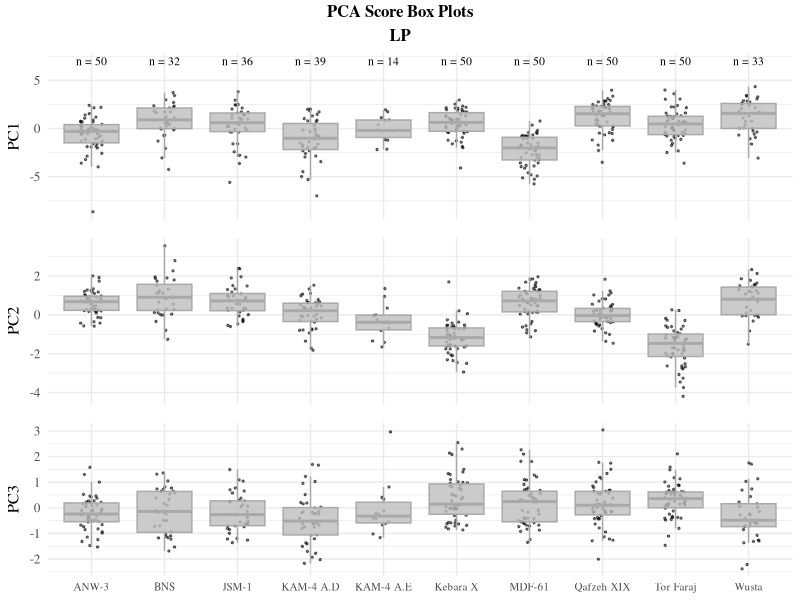
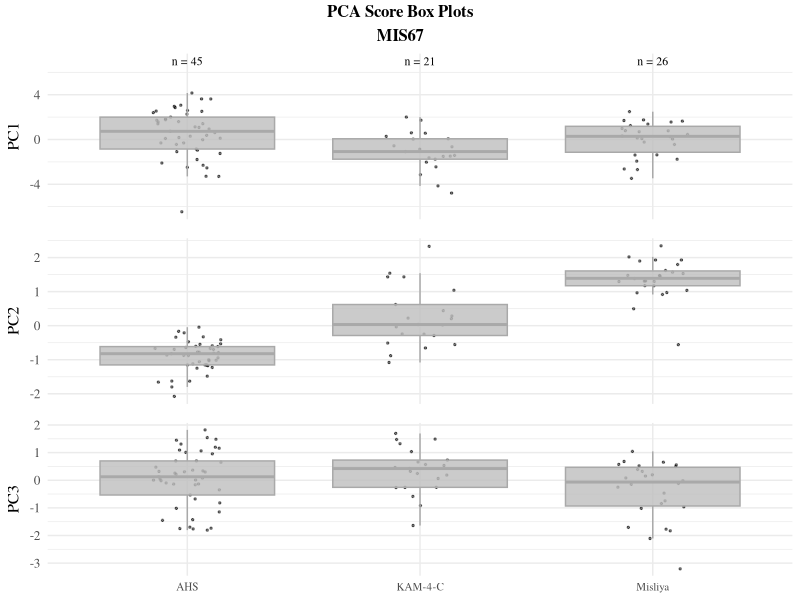
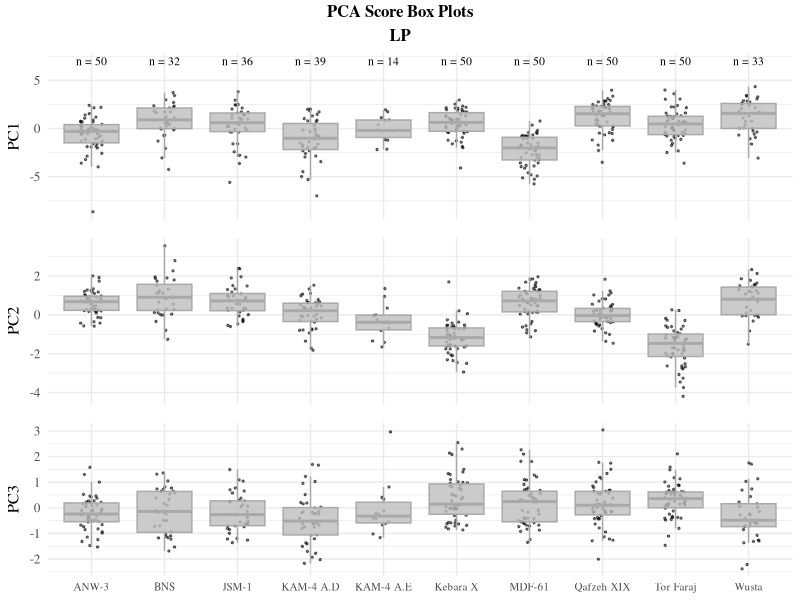
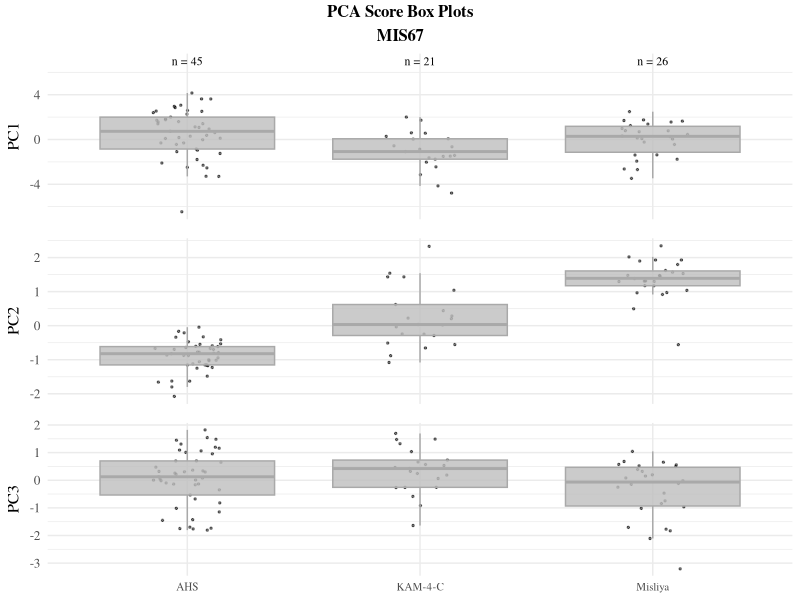

Write the R code that produced these figures, in order.
## ---- chunk 1
library(psych)
library(ggplot2)
library(ggpubr)
## ---- chunk 2
LP <- read.csv(file="./LP_corrected.csv")
MIS67 <- read.csv(file="./MIS67.csv")
## ---- chunk 3
head(LP)
## ---- chunk 4
head(MIS67)
## ---- chunk 5
sample_size_period <- cbind(c("LP","MIS67"),c(dim(LP)[1],dim(MIS67)[1]))
sample_size_period
## ---- chunk 6
assemblage_n <- table(LP$Assemblage)
sample_size_assemblage <- data.frame(Assemblage = names(assemblage_n),
                                n = as.numeric(assemblage_n),
                                period = "LP")
assemblage_n <- table(MIS67$Assemblage)
sample_size_assemblage <- rbind(sample_size_assemblage,
                            data.frame(Assemblage = names(assemblage_n),
                                        n = as.numeric(assemblage_n),
                                        period = "MIS67"))
sample_size_assemblage
## ---- chunk 7
KMO(MIS67[,c(3:10)])

KMO(LP[,c(3:10)])
## ---- chunk 8
cortest.bartlett(MIS67[,c(3:10)])

cortest.bartlett(LP[,c(3:10)])
## ---- chunk 9
pca_MIS67 <- prcomp(
                x = MIS67[,c(3:10)],
                retx = T,
                center = T,
                scale = T)

pca_LP <- prcomp(
            x = LP[,c(3:10)],
            retx = T,
            center = T,
            scale = T)
## ---- chunk 10
pca_MIS67

pca_LP
## ---- chunk 11
LP_scores <- cbind(
                LP[,c(1:2)],
                pca_LP$x)

MIS67_scores <- cbind(
                    MIS67[,c(1:2)],
                    pca_MIS67$x)
## ---- chunk 12
sample_name <- "LP"

sample_sizes_LP <- subset(sample_size_assemblage, period == "LP")
sample_sizes_LP$label <- paste("n = ",sample_sizes_LP$n,sep="")

p1 <- ggplot(
        data = get(paste(sample_name,"_scores",sep="")),
        mapping = aes(Assemblage, PC1, group = Assemblage)) +
        geom_jitter(width = 0.15,
                      height = 0,
                      alpha = 0.5,
                      size = 0.5) +
        geom_boxplot(colour = "darkgrey",
                    fill = "grey",
                    alpha = 0.8,
                    outlier.shape = NA) +
        geom_text(data = sample_sizes_LP,
            mapping = aes(x = 1:10, y = 7, label = label),
            size = 3,
            family = "Times") +
        theme_minimal() +
        theme(text = element_text(family="Times", size=12),
            plot.title = element_text(face="bold",hjust=0.5,size=15),
            axis.text.x = element_blank(),
            axis.title.x = element_blank())

p2 <- ggplot(
        data = get(paste(sample_name,"_scores",sep="")),
        mapping = aes(Assemblage, PC2, group = Assemblage)) +
        geom_jitter(width = 0.15,
                      height = 0,
                      alpha = 0.5,
                      size = 0.5) +
        geom_boxplot(colour = "darkgrey",
                      fill = "grey",
                      alpha = 0.8,
                      outlier.shape = NA) +
        theme_minimal() +
        theme(text = element_text(family="Times", size=12),
            plot.title = element_text(face="bold",hjust=0.5,size=15),
            axis.text.x = element_blank(),
            axis.title.x = element_blank())

p3 <- ggplot(
        data = get(paste(sample_name,"_scores",sep="")),
        mapping = aes(Assemblage, PC3, group = Assemblage)) +
        geom_jitter(width = 0.15,
                      height = 0,
                      alpha = 0.5,
                      size = 0.5) +
        geom_boxplot(colour = "darkgrey",
                      fill = "grey",
                      alpha = 0.8,
                      outlier.shape = NA) +
        theme_minimal() +
        theme(text = element_text(family="Times", size=12),
            plot.title = element_text(face="bold",hjust=0.5,size=15),
            axis.text.x = element_text(size=8),
            axis.title.x = element_blank())

fig <- ggarrange(p1,p2,p3,
            ncol=1,
            nrow=3,
            align="v")

annotate_figure(fig,
               top = text_grob("PCA Score Box Plots\nLP",
                                 family="Times",
                                 face="bold"),
               fig.lab.pos = "top")

ggsave(filename="./pca_LP_box.pdf",device="pdf")
## ---- chunk 13
sample_name <- "MIS67"

sample_sizes_MIS67 <- subset(sample_size_assemblage, period == "MIS67")
sample_sizes_MIS67$label <- paste("n = ",sample_sizes_MIS67$n,sep="")

p1 <- ggplot(
        data = get(paste(sample_name,"_scores",sep="")),
        mapping = aes(Assemblage,PC1,group = Assemblage)) +
        geom_jitter(width = 0.15,
                      height = 0,
                      alpha = 0.5,
                      size = 0.5) +
        geom_boxplot(colour = "darkgrey",
                    fill = "grey",
                    alpha = 0.8,
                    outlier.shape = NA) +
        geom_text(data = sample_sizes_MIS67,
                mapping = aes(x = 1:3, y = 7, label = label),
                size = 3,
                family = "Times") +
        theme_minimal() +
        theme(text = element_text(family="Times", size=12),
            plot.title = element_text(face="bold",hjust=0.5,size=15),
            axis.text.x = element_blank(),
            axis.title.x = element_blank())

p2 <- ggplot(
        data = get(paste(sample_name,"_scores",sep="")),
        mapping = aes(Assemblage,PC2,group = Assemblage)) +
        geom_jitter(width = 0.15,
                      height = 0,
                      alpha = 0.5,
                      size = 0.5) +
        geom_boxplot(colour = "darkgrey",
                    fill = "grey",
                    alpha = 0.8,
                    outlier.shape = NA) +
        theme_minimal() +
        theme(text = element_text(family="Times", size=12),
            plot.title = element_text(face="bold",hjust=0.5,size=15),
            axis.text.x = element_blank(),
            axis.title.x = element_blank())

p3 <- ggplot(
        data = get(paste(sample_name,"_scores",sep="")),
        mapping = aes(Assemblage,PC3,group = Assemblage)) +
        geom_jitter(width = 0.15,
                      height = 0,
                      alpha = 0.5,
                      size = 0.5) +
        geom_boxplot(colour = "darkgrey",
                    fill = "grey",
                    alpha = 0.8,
                    outlier.shape = NA) +
        theme_minimal() +
        theme(text = element_text(family="Times", size=12),
            plot.title = element_text(face="bold",hjust=0.5,size=15),
            axis.text.x = element_text(size=8),
            axis.title.x = element_blank())

fig <- ggarrange(p1,p2,p3,
            ncol=1,
            nrow=3,
            align="v")

annotate_figure(fig,
               top = text_grob("PCA Score Box Plots\nMIS67",
                                 family="Times",
                                 face="bold"),
               fig.lab.pos = "top")
ggsave(filename="./pca_MIS67_box.pdf",device="pdf")
